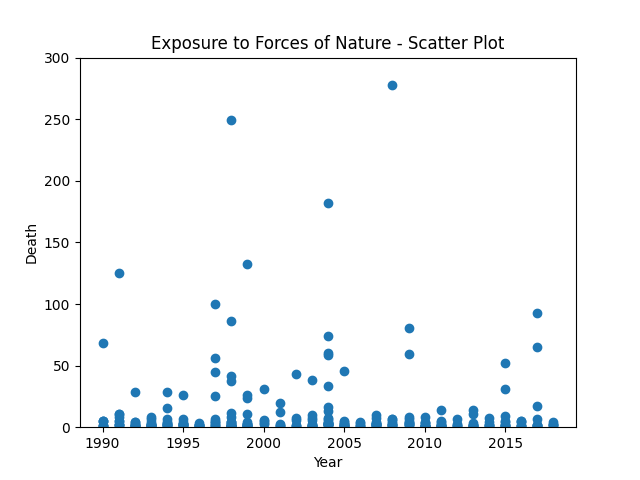

Reproduce this figure in Python.
import pandas as pd
import matplotlib.pyplot as plt
import seaborn as sns
import mysql.connector 
from mysql.connector import Error

cnx = mysql.connector.connect(port="3306",host="localhost",user="root", password="Kv146367*-sarpi", database="causesofdeath")

# Define your SQL query to fetch the data from your view
query = "SELECT * FROM high_nature_death"

# Read the data from MySQL into a pandas DataFrame
df = pd.read_sql_query(query, cnx)



# Plot scatter plots
plt.scatter(df['f_year'], df['f_death'])
plt.xlabel('Year')
plt.ylabel('Death')
plt.title('Exposure to Forces of Nature - Scatter Plot')
#Modify the range as per your data
plt.ylim(0, 300)  # Modify the range as per your data

plt.show()
